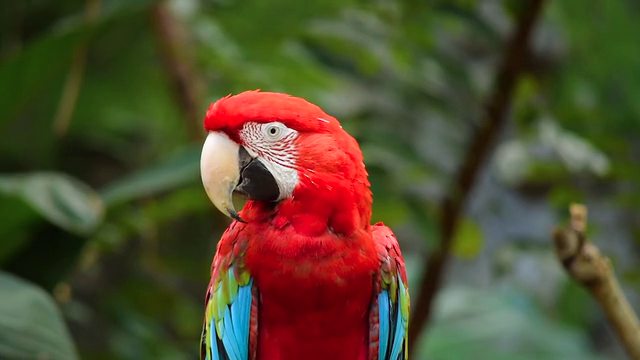
#> input picture frame 46 of Practice/videos/parrot.mp4, 640 x 360 px
$ jupyter execute --allow-errors 05_edit_image.ipynb
#> lines starting #> are read from the running program, lines starting #| are printed output that depends on the picture
### 05. 이미지 조정

[cell 1]
import cv2
import numpy as np

PARROT_PATH = "../images/parrot.jpg"
PARROT_VIDEO = "../videos/parrot.mp4"
JOHN_PATH = "../images/john.png"
JCASTLE_PATH = "../images/jcastle.png"

### 5-1. 이미지 복사

[cell 2]
img = cv2.imread(PARROT_PATH)

shallow_copy = img # 얕은 복사
#> (the rest of this cell did not finish here and is left out)

## 5-2. 리사이즈

[cell 3]
img = cv2.imread(PARROT_PATH)

# 고정 크기를 이용해 조정
#dst = cv2.resize(img, (1280, 850))

# 비율로 조정
#> (the rest of this cell did not finish here and is left out)

[cell 4]
img = cv2.imread(PARROT_PATH)

# 비율로 조정
#> (the rest of this cell did not finish here and is left out)

[cell 5]
img = cv2.imread(PARROT_PATH)

size_up = cv2.pyrUp(img) # 이미지 피라미드 업. 2배수로 늘리기
#> (the rest of this cell did not finish here and is left out)

## 실습
- 영상 선택하고
- 이미지 리사이즈 방법 참고하여
- 영상의 크기를 1.5배로 리사이즈 하여 출력

[cell 6]
cap = cv2.VideoCapture(PARROT_VIDEO)
fps = cap.get(cv2.CAP_PROP_FPS)

while cap.isOpened() :
    ret, frame = cap.read()
#> frame is the input picture: shape (360, 640, 3); mean B, G, R 47.5, 75, 82.5

    if not ret :
        break

    cubic = cv2.resize(frame, None, fx = 1.5, fy = 1.5, interpolation = cv2.INTER_CUBIC)

    cv2.imshow("resized", cubic)

    if cv2.waitKey(int(1000/fps)) != -1 :
#> (key Esc is pressed here)
        break

cap.release()
cv2.destroyAllWindows()

### 5-3. 이미지 자르기

[cell 7]
img = cv2.imread(PARROT_PATH)

x1, x2 = 150, 250
y1, y2 = 100, 200

#> (the rest of this cell did not finish here and is left out)

### 이미지 대칭

[cell 8]
img = cv2.imread(PARROT_PATH)
#> (the rest of this cell did not finish here and is left out)

### 실습 이미지 조정
- 원본 이미지 가로세로 1/2 축소
- 1번의 이미지를 좌우 반전
- 2번의 이미지를 원본과 동일한 크기의 복사 이미지 우하단에 배치

[cell 9]
img = cv2.imread(JCASTLE_PATH)
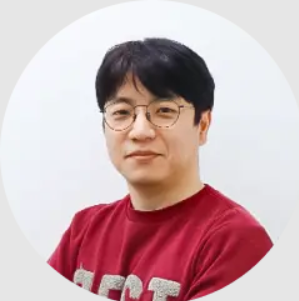
#> input picture Practice/images/jcastle.png, 299 x 301 px
#> img is the input picture: shape (301, 299, 3); mean B, G, R 179.4, 176.3, 203.6
cubic = cv2.resize(img, None, fx=0.5, fy=0.5, interpolation=cv2.INTER_CUBIC)
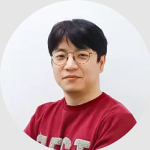
#> cubic: shape (150, 150, 3); mean B, G, R 179.5, 176.4, 203.7
flipped = cv2.flip(cubic, 1)
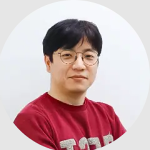
#> flipped: shape (150, 150, 3); mean B, G, R 179.5, 176.4, 203.7

height, width, channel = img.shape
#> height = 301; width = 299; channel = 3
width = int(width * 0.5) # 시작점 용 2배 작게
#> width = 149
height = int(height * 0.5)
#> height = 150
img[height: height + flipped.shape[0], width: width + flipped.shape[1]] = flipped
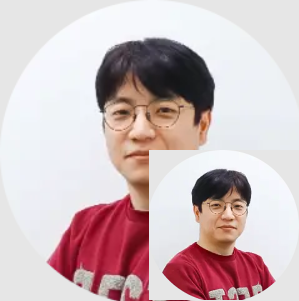
#> img: shape (301, 299, 3); mean B, G, R 189.6, 187.1, 206.4

cv2.imshow("original_and_small", img)

cv2.waitKey(0)
cv2.destroyAllWindows()

[cell 10]
# 리더님 버전 코드
img = cv2.imread(JCASTLE_PATH)
dst = cv2.pyrDown(img) # 알아서 1/2로 축소
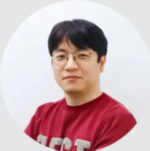
#> dst: shape (151, 150, 3); mean B, G, R 179.7, 176.6, 203.8
dst = cv2.flip(dst, 1) # 좌우반전까지 완료
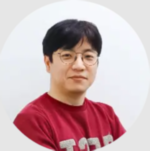
#> dst: shape (151, 150, 3); mean B, G, R 179.7, 176.6, 203.8

iheight, iwidth, ichannel = img.shape
#> iheight = 301; iwidth = 299; ichannel = 3
dheight, dwidth, dchannel = dst.shape
#> dheight = 151; dwidth = 150; dchannel = 3

img[iheight - dheight : iheight, iwidth - dwidth : iwidth] = dst # 시작 지점을 전체 사진의 가로세로 - 줄인 사진의 가로세로

cv2.imshow("img", img)
cv2.waitKey(0)
cv2.destroyAllWindows()

[cell 11]
img.shape
#> Out = (301, 299, 3)

$ run again, starting later in the video
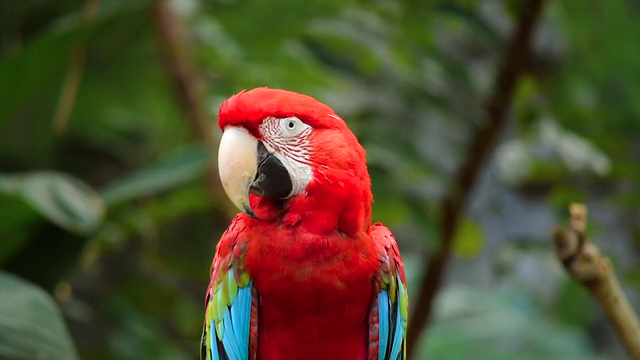
#> input picture frame 207 of Practice/videos/parrot.mp4, 640 x 360 px
#> frame is the input picture: shape (360, 640, 3); mean B, G, R 47.8, 75.3, 82
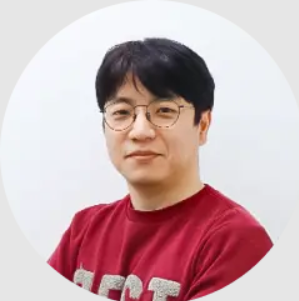
#> input picture Practice/images/jcastle.png, 299 x 301 px
#> img is the input picture: shape (301, 299, 3); mean B, G, R 179.4, 176.3, 203.6

$ run again, starting later in the video
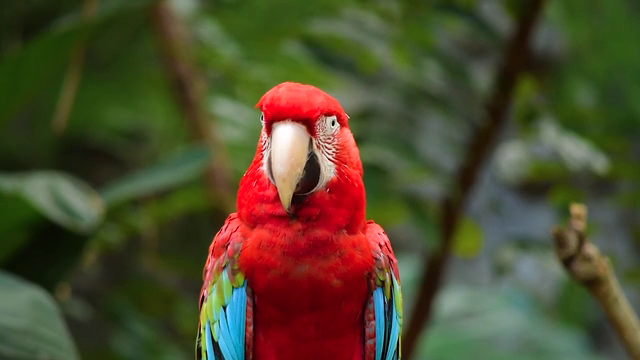
#> input picture frame 368 of Practice/videos/parrot.mp4, 640 x 360 px
#> frame is the input picture: shape (360, 640, 3); mean B, G, R 46.9, 74.4, 79.6
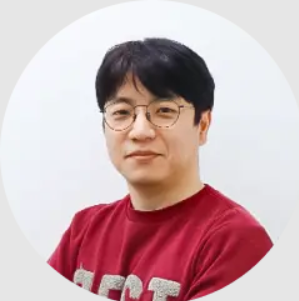
#> input picture Practice/images/jcastle.png, 299 x 301 px
#> img is the input picture: shape (301, 299, 3); mean B, G, R 179.4, 176.3, 203.6
